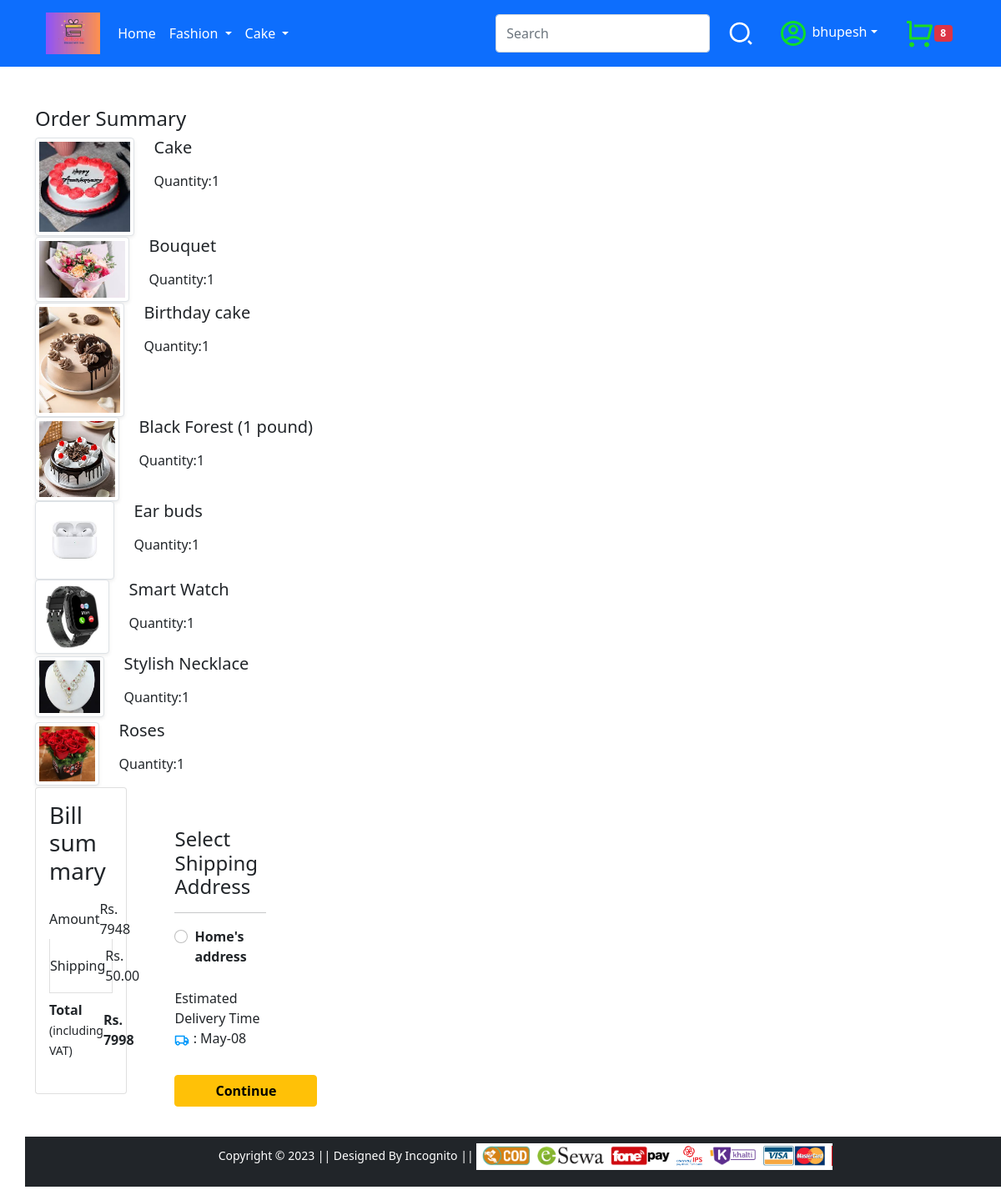
Screenshot of /checkout/ (signed in) with the database file from the repository.
### app/models.py (models this page shows, shortened)
class wishlist(models.Model):
    user = models.ForeignKey(User,on_delete=models.CASCADE)
    product = models.ForeignKey(item, on_delete=models.CASCADE)
    quantity = models.IntegerField(default = 1)

class item(models.Model):
    name = models.CharField(max_length=56,default = None)
    description = models.CharField(max_length=500,default = " Good quality product")
    image = models.ImageField(upload_to=upload_path)
    price = models.IntegerField()
    offer_price = models.IntegerField(default=0)
    category = models.CharField(choices=categories,max_length=20)
    id = models.AutoField(primary_key=True)

class customer(models.Model):
    user = models.ForeignKey(User,on_delete=models.CASCADE)
    name = models.CharField(max_length=50)
    main_address = models.CharField(max_length=200)
    street_address= models.CharField(max_length=200)
    additional_address = models.CharField(max_length=200)
    country = models.CharField(max_length=20 , default='unknown')
    phone_number = models.IntegerField(validators=[MaxValueValidator(9999999999),MinValueValidator(9000000000)])

### app/views.py (the view, shortened to what this page needs)
# urls.py: path('checkout/', views.checkout, name='checkout'),
def checkout(request):
    price,cart_items = update_price(request)
    shipping_addresses = customer.objects.filter(user=request.user)
    price,cart_items = update_price(request)
    return render(request, 'app/checkout.html',{'cart_items': cart_items, 'shipping_addresses': shipping_addresses,'price': price,'total':price+50})

### app/context_processors.py (called while the page is built)
def common_data(request):
    if request.user.is_authenticated:
        cart_list = wishlist.objects.filter(user=request.user)
        nocart = len(cart_list)
    else:
        nocart = 0
    return{'nocart':nocart}

def delivery_time(request):
    utc_time = datetime.today()
    nepal_time = utc_time + timedelta(seconds=5*60*60+45*60)
    if int(nepal_time.strftime('%H')) < 16:
        delivery_time = nepal_time.strftime('%b-%d')
    else:
        nepal_time = utc_time + timedelta(days=1)
        delivery_time = nepal_time.strftime('%b-%d')
    return {'delivery_time':delivery_time}

### app/views.py (called while the page is built)
def update_price(request):
    user = request.user
    cart_items = wishlist.objects.filter(user=user)
    price = 0
    for cart_item in cart_items:
        price += int(cart_item.product.price) * int(cart_item.quantity)
    return price, cart_items

### app/templates/app/checkout.html (shortened to what this page needs)
{% extends 'app/base.html' %}
{% load static %}
{% block main-content %}
<div class="container">
 <div class="row mt-5">
  <div class="col-sm-6">
    <h4>Order Summary</h4>
      {% if cart_items %}
    {% for item in cart_items %}
    <div class="row">
     <div class="col-sm-3 text-center align-self-center"><img src="/media/{{item.product.image}}" alt="" srcset="" class="img-fluid img-thumbnail shadow-sm" height="150" width="150"> </div>
     <div class="col-sm-9">
      <div class = "col">
        <h5>{{item.product.name}}</h5>
       <div class="my-3">
        <label for="quantity">Quantity:{{item.quantity}}</label>
       </div>
         </div></div>
{% endfor %}
    <div class="col-sm-4">
      <div class="card">
       <div class="card-body">
         <h3>Bill summary</h3>
         <ul class="list-group">
          <li class="list-group-item d-flex justify-content-between align-items-center border-0 px-0 pb-0">Amount<span id="amount">Rs. {{price}}</span></li>
          <li class="list-group-item d-flex justify-content-between align-items-center px-0">Shipping<span>Rs. 50.00</span></li>
          <li class="list-group-item d-flex justify-content-between align-items-center border-0 px-0 mb-3">
           <div>
              <strong>Total</strong> <small>(including VAT)</small>
            </div>
            <span><strong id="total">Rs. {{total}}</strong></span>
          </li>
         </ul>
        </div></div></div>
  <div class="col-sm-4 offset-sm-1">
    <br><br>
    <h4>Select Shipping Address</h4>
    <hr>
    <form action="" method="POST">
      {% if shipping_addresses %}
      {% for address in shipping_addresses %}
          <div class="form-check mt-2">
          <input class="form-check-input" type="radio" value="{{address.id}}" name="add">
          <label class="form-check-label fw-bold" for="{{address.id}}">
            {{address.name}}'s address </label>
          </div>
        {% endfor %}
        <br>
        <p> Estimated Delivery Time
          : {{delivery_time}}</p>
        {% else %}
        <div class="card">
          <div class="card-body">
        <h5> No shiping address</h5>
        <a href="/profile" class="btn btn-primary"> Add Shipping Addresses</a>
        </div></div>
        {%endif %}
        <div class="text-end">
          <button type="submit" class="btn btn-warning mt-3 px-5 fw-bold">Continue</button>
        </div>
        {% endif %}
      </form>
    </div>
  </div>
</div>
{% endblock main-content %}

### app/templates/app/base.html (shortened to what this page needs)
<!doctype html>
{% load static %}
<html lang="en">
  <head>
    <link href="https://cdn.jsdelivr.net/npm/bootstrap@5.0.0-beta1/dist/css/bootstrap.min.css" rel="stylesheet">
    <link rel="stylesheet" href="{% static 'app/css/owl.carousel.min.css' %}">
    <link rel="stylesheet" href="{% static 'app/css/all.min.css' %}">
    <link rel="stylesheet" href="{% static 'app/css/style.css' %}">
  </head>
  <body>
    <nav class="navbar navbar-expand-lg navbar-dark bg-primary">
     <div class="container">
       <a class="btn -btn-outline-primary " href="/"><img src="{% static 'app/images/logo2.png'%}" alt="" clas="img-fluid " height="50px" ></a>
       <div class="collapse navbar-collapse" id="navbarSupportedContent">
         <ul class="navbar-nav me-auto mb-2 mb-lg-0">
           <li class="nav-item">
             <a class="nav-link active" aria-current="page" href="/">Home</a>
           </li>
           <li class="nav-item dropdown">
             <a class="nav-link dropdown-toggle text-white" href="#" id="electronicsDropdown" role="button" data-bs-toggle="dropdown" aria-expanded="false">
               Fashion
             </a>
           </li>
           <li class="nav-item dropdown">
             <a class="nav-link dropdown-toggle text-white" href="#" id="fashionDropdown" role="button" data-bs-toggle="dropdown" aria-expanded="false">
               Cake
             </a>
           </li>
         </ul>
         <form class="d-flex" action="{% url 'searchresult'%}">
           <input class="form-control me-2" type="search" placeholder="Search" aria-label="Search" name="search">
           <button class="btn" type="submit">
           </button>
         </form>
         <div>
          <ul class="navbar-nav me-auto mb-2mb-lg-0">
           <li class="nav-item dropdown mx-2">
            {% if request.user.is_authenticated %}
              <a class="nav-link dropdown-toggle text-white" href="#" id="profileDropdown" role="button" data-bs-toggle="dropdown" aria-expanded="false">
              {{request.user}}</a>
            </li>
            <li class="nav-item mx-2" id="image">
             <a href="{% url 'cart' %}" class="nav-link ">
              <span class="badge bg-danger">{{nocart}}</span></a>
            {% endif %}
          </ul>
         </div>
       </div>
     </div>
    </nav>
    {% block main-content %} {% endblock main-content %}
    <footer class="container-fluid bg-dark text-center p-2 mb-1 ">
        <small class="text-white">Copyright &copy; 2023 || Designed By Incognito || </small>
        <img src="{% static 'app/images/payment.png' %}" alt="" srcset="" class="img-fluid" height="2px">
    </footer>
  </body>
</html>

### app/templates/app/base.html (style rules this page uses)
html { position: relative; min-height: 100%; }
body { margin-bottom: 100px; }
footer { position: absolute; bottom: 0; width: 100%; height: 60px; }

### rows the page displays
wishlist: product.image (picture), product.name "Cake", quantity "1"
wishlist: product.image (picture), product.name "Bouquet", quantity "1"
wishlist: product.image (picture), product.name "Birthday cake", quantity "1"
wishlist: product.image (picture), product.name "Black Forest (1 pound)", quantity "1"
wishlist: product.image (picture), product.name "Ear buds", quantity "1"
wishlist: product.image (picture), product.name "Smart Watch", quantity "1"
wishlist: product.image (picture), product.name "Stylish Necklace", quantity "1"
wishlist: product.image (picture), product.name "Roses", quantity "1"
customer: name "Home"

### other values shown
{{ request.user }} "bhupesh"
{{ nocart }} "8"
{{ price }} "7948"
{{ total }} "7998"
